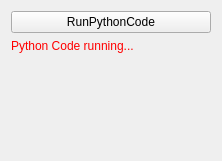
<?xml version="1.0" encoding="UTF-8"?>
<ui version="4.0">
 <class>PythonExampleControls</class>
 <widget class="QWidget" name="PythonExampleControls">
  <property name="geometry">
   <rect>
    <x>0</x>
    <y>0</y>
    <width>222</width>
    <height>161</height>
   </rect>
  </property>
  <property name="minimumSize">
   <size>
    <width>0</width>
    <height>0</height>
   </size>
  </property>
  <property name="windowTitle">
   <string>QmitkTemplate</string>
  </property>
  <layout class="QVBoxLayout" name="verticalLayout">
   <item>
    <widget class="QPushButton" name="buttonRunPythonCode">
     <property name="toolTip">
      <string>Do image processing</string>
     </property>
     <property name="text">
      <string>RunPythonCode</string>
     </property>
    </widget>
   </item>
   <item>
    <widget class="QLabel" name="labelCodeRunning">
     <property name="text">
      <string>&lt;html&gt;&lt;head/&gt;&lt;body&gt;&lt;p&gt;&lt;span style=&quot; color:#ff0000;&quot;&gt;Python Code running...&lt;/span&gt;&lt;/p&gt;&lt;/body&gt;&lt;/html&gt;</string>
     </property>
    </widget>
   </item>
   <item>
    <spacer name="spacer1">
     <property name="orientation">
      <enum>Qt::Vertical</enum>
     </property>
     <property name="sizeType">
      <enum>QSizePolicy::Expanding</enum>
     </property>
     <property name="sizeHint" stdset="0">
      <size>
       <width>20</width>
       <height>220</height>
      </size>
     </property>
    </spacer>
   </item>
  </layout>
 </widget>
 <layoutdefault spacing="6" margin="11"/>
 <resources/>
 <connections/>
</ui>
